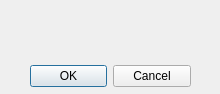
<?xml version="1.0" encoding="UTF-8"?>
<ui version="4.0">
 <class>Dialog</class>
 <widget class="QDialog" name="Dialog">
  <property name="geometry">
   <rect>
    <x>0</x>
    <y>0</y>
    <width>220</width>
    <height>94</height>
   </rect>
  </property>
  <property name="windowTitle">
   <string>Dialog</string>
  </property>
  <widget class="QDialogButtonBox" name="buttonBox">
   <property name="geometry">
    <rect>
     <x>30</x>
     <y>60</y>
     <width>161</width>
     <height>32</height>
    </rect>
   </property>
   <property name="orientation">
    <enum>Qt::Horizontal</enum>
   </property>
   <property name="standardButtons">
    <set>QDialogButtonBox::Cancel|QDialogButtonBox::Ok</set>
   </property>
  </widget>
  <widget class="QLabel" name="label">
   <property name="geometry">
    <rect>
     <x>0</x>
     <y>0</y>
     <width>221</width>
     <height>61</height>
    </rect>
   </property>
   <property name="font">
    <font>
     <pointsize>12</pointsize>
    </font>
   </property>
   <property name="text">
    <string/>
   </property>
   <property name="alignment">
    <set>Qt::AlignCenter</set>
   </property>
  </widget>
 </widget>
 <resources/>
 <connections>
  <connection>
   <sender>buttonBox</sender>
   <signal>accepted()</signal>
   <receiver>Dialog</receiver>
   <slot>accept()</slot>
   <hints>
    <hint type="sourcelabel">
     <x>248</x>
     <y>254</y>
    </hint>
    <hint type="destinationlabel">
     <x>157</x>
     <y>274</y>
    </hint>
   </hints>
  </connection>
  <connection>
   <sender>buttonBox</sender>
   <signal>rejected()</signal>
   <receiver>Dialog</receiver>
   <slot>reject()</slot>
   <hints>
    <hint type="sourcelabel">
     <x>316</x>
     <y>260</y>
    </hint>
    <hint type="destinationlabel">
     <x>286</x>
     <y>274</y>
    </hint>
   </hints>
  </connection>
 </connections>
</ui>
